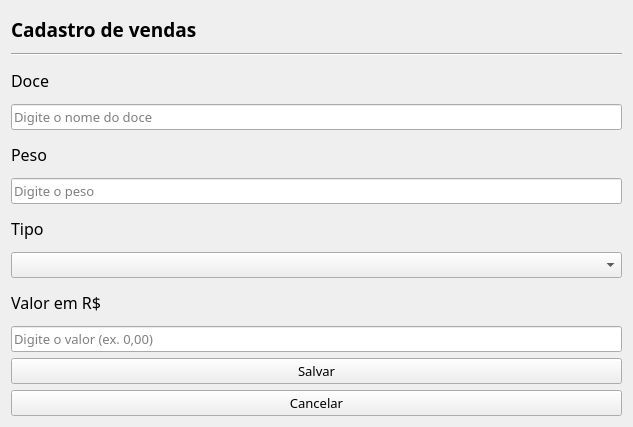
<?xml version="1.0" encoding="UTF-8"?>
<ui version="4.0">
 <class>Form</class>
 <widget class="QWidget" name="Form">
  <property name="geometry">
   <rect>
    <x>0</x>
    <y>0</y>
    <width>633</width>
    <height>427</height>
   </rect>
  </property>
  <property name="windowTitle">
   <string>Form</string>
  </property>
  <layout class="QVBoxLayout" name="verticalLayout">
   <item>
    <widget class="QLabel" name="label">
     <property name="font">
      <font>
       <family>Segoe Print</family>
       <pointsize>14</pointsize>
       <weight>75</weight>
       <bold>true</bold>
      </font>
     </property>
     <property name="text">
      <string>Cadastro de vendas</string>
     </property>
    </widget>
   </item>
   <item>
    <widget class="Line" name="line">
     <property name="orientation">
      <enum>Qt::Horizontal</enum>
     </property>
    </widget>
   </item>
   <item>
    <widget class="QLabel" name="label_2">
     <property name="font">
      <font>
       <family>Segoe Print</family>
       <pointsize>12</pointsize>
      </font>
     </property>
     <property name="text">
      <string>Doce</string>
     </property>
    </widget>
   </item>
   <item>
    <widget class="QLineEdit" name="nome">
     <property name="font">
      <font>
       <family>Segoe Print</family>
       <pointsize>10</pointsize>
      </font>
     </property>
     <property name="placeholderText">
      <string>Digite o nome do doce</string>
     </property>
    </widget>
   </item>
   <item>
    <widget class="QLabel" name="label_4">
     <property name="font">
      <font>
       <family>Segoe Print</family>
       <pointsize>12</pointsize>
      </font>
     </property>
     <property name="text">
      <string>Peso</string>
     </property>
    </widget>
   </item>
   <item>
    <widget class="QLineEdit" name="peso">
     <property name="font">
      <font>
       <family>Segoe Print</family>
       <pointsize>10</pointsize>
      </font>
     </property>
     <property name="placeholderText">
      <string>Digite o peso</string>
     </property>
    </widget>
   </item>
   <item>
    <widget class="QLabel" name="label_3">
     <property name="font">
      <font>
       <family>Segoe Print</family>
       <pointsize>12</pointsize>
      </font>
     </property>
     <property name="text">
      <string>Tipo</string>
     </property>
    </widget>
   </item>
   <item>
    <widget class="QComboBox" name="tipo">
     <property name="font">
      <font>
       <family>Segoe Print</family>
       <pointsize>10</pointsize>
      </font>
     </property>
     <property name="editable">
      <bool>false</bool>
     </property>
     <property name="duplicatesEnabled">
      <bool>false</bool>
     </property>
     <property name="frame">
      <bool>true</bool>
     </property>
     <item>
      <property name="text">
       <string/>
      </property>
     </item>
     <item>
      <property name="text">
       <string>Doces</string>
      </property>
     </item>
     <item>
      <property name="text">
       <string>Bolos</string>
      </property>
     </item>
    </widget>
   </item>
   <item>
    <widget class="QLabel" name="label_5">
     <property name="font">
      <font>
       <family>Segoe Print</family>
       <pointsize>12</pointsize>
      </font>
     </property>
     <property name="text">
      <string>Valor em R$</string>
     </property>
    </widget>
   </item>
   <item>
    <widget class="QLineEdit" name="valor">
     <property name="font">
      <font>
       <family>Segoe Print</family>
       <pointsize>10</pointsize>
      </font>
     </property>
     <property name="placeholderText">
      <string>Digite o valor (ex. 0,00)</string>
     </property>
    </widget>
   </item>
   <item>
    <widget class="QPushButton" name="salvar">
     <property name="font">
      <font>
       <family>Segoe Print</family>
       <pointsize>10</pointsize>
      </font>
     </property>
     <property name="text">
      <string>Salvar</string>
     </property>
    </widget>
   </item>
   <item>
    <widget class="QPushButton" name="cancelar">
     <property name="font">
      <font>
       <family>Segoe Print</family>
       <pointsize>10</pointsize>
      </font>
     </property>
     <property name="text">
      <string>Cancelar</string>
     </property>
    </widget>
   </item>
  </layout>
 </widget>
 <resources/>
 <connections/>
</ui>
